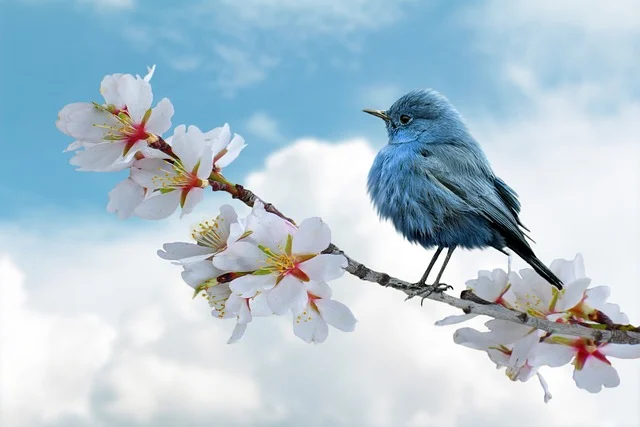
#> input picture Traditional Approach/Watershed Algorithm/sample_image_bird.jpg, 640 x 427 px; its folder holds only this picture in this run
$ python -i contour_v2.py   (imports and definitions only)
#> lines starting #> are read from the running program, lines starting #| are printed output that depends on the picture; after the words box and inside, x2 and y2 are one past the last pixel; in counts of white or black regions, pixels touching at a corner belong together
#> further down, picture is the input picture: shape (427, 640, 3); mean B, G, R 210.7, 198.5, 178.4
import cv2 as cv
import matplotlib.pyplot as plt
import numpy as np
import os
import time


def contour(image):
    imgRGB = cv.cvtColor(image, cv.COLOR_BGR2RGB)
    gray = cv.cvtColor(image, cv.COLOR_BGR2GRAY)
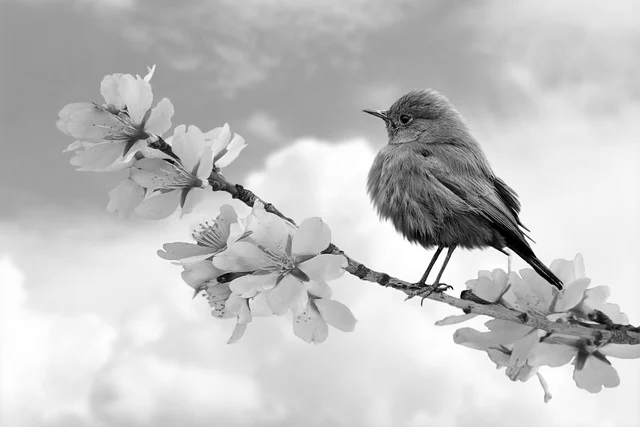
#> gray: shape (427, 640); min 0, max 255, mean 193.9
    ret, thresh = cv.threshold(
        gray, thresh=0, maxval=255, type=cv.THRESH_BINARY_INV + cv.THRESH_OTSU)
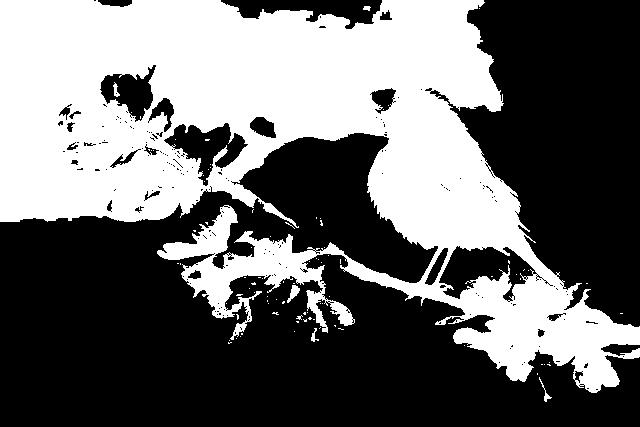
#> thresh: shape (427, 640); 41.8% white; 89 white regions (83 under 20 px)
#> ret = 187
    contours, ret = cv.findContours(
        thresh, mode=cv.RETR_EXTERNAL, method=cv.CHAIN_APPROX_SIMPLE)
#> contours = 68 contours, 64 with area under 20; largest, box (x1, y1, x2, y2) and area: (0, 0, 640, 393) 120992, (287, 285, 300, 303) 84, (539, 377, 552, 402) 32, (311, 328, 319, 342) 26; ret = 68 rows, first 6: [1, -1, -1, -1], [2, 0, -1, -1], [3, 1, -1, -1], [4, 2, -1, -1], [5, 3, -1, -1], [6, 4, -1, -1]

    return contours


root = os.getcwd()
folderPath = os.path.join(r'infer (original pics)')

folderPathResults = 'Contour_Results'
# [1 line not run here, left out]

figure = plt.figure()
rows, cols = 10, 2
i = 1

start = time.time()

# [30 lines not run here, left out]

end = time.time()

duration = end - start
# [5 lines not run here, left out]

>>> import cv2
>>> picture = cv2.imread('../Watershed Algorithm/sample_image_bird.jpg')
>>> result = contour(picture)
#> result has the same summary as contours in contour
